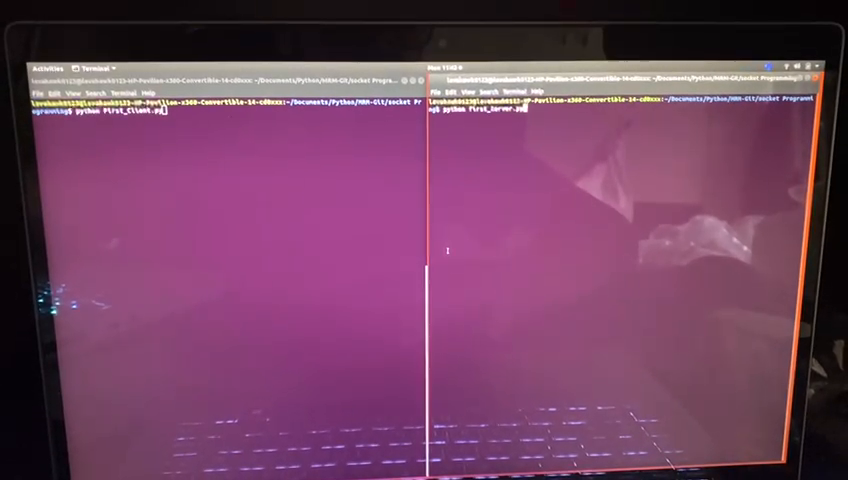
#> input picture frame 54 of Socket_Programming_ROS/Socket Programming.mp4, 848 x 480 px, given in place of the camera
$ python ball_tracker_final_final.py
#> lines starting #> are read from the running program, lines starting #| are printed output that depends on the picture; after the words box and inside, x2 and y2 are one past the last pixel; in counts of white or black regions, pixels touching at a corner belong together
# The following code is written for an orange ball whose image is attached in the github folder.
from collections import deque
from imutils.video import VideoStream
import numpy as np
import argparse
import cv2
import imutils
import time
ap = argparse.ArgumentParser()
ap.add_argument("-b", "--buffer", type=int, default=64,
	help="max buffer size")
args = vars(ap.parse_args())

# [8 lines of commented-out code are left out]
Lower = (0, 164, 80) #-- Orange-mean
Upper = (185, 255, 255) #-- Orange-mean
pts = deque(maxlen=args["buffer"])
vs = VideoStream(src=0).start()
time.sleep(3.0)
while True:
	frame = vs.read()
#> frame is the input picture: shape (480, 848, 3); mean B, G, R 98.7, 66.2, 116.5
	frame = frame[1] if args.get("video", False) else frame
	if frame is None:
		break
	frame = imutils.resize(frame, width=600)
#> frame: shape (339, 600, 3)
	blurred = cv2.GaussianBlur(frame, (11, 11), 0)
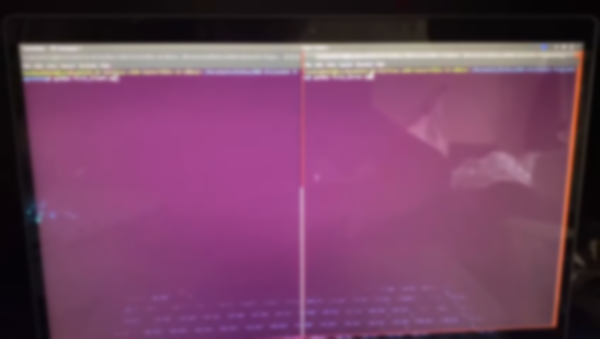
#> blurred: shape (339, 600, 3); mean B, G, R 98.7, 66.3, 116.5
	hsv = cv2.cvtColor(blurred, cv2.COLOR_BGR2HSV)
#> hsv: shape (339, 600, 3); mean H, S, V 139.1, 110.9, 116.8
	mask = cv2.inRange(hsv, Lower, Upper)
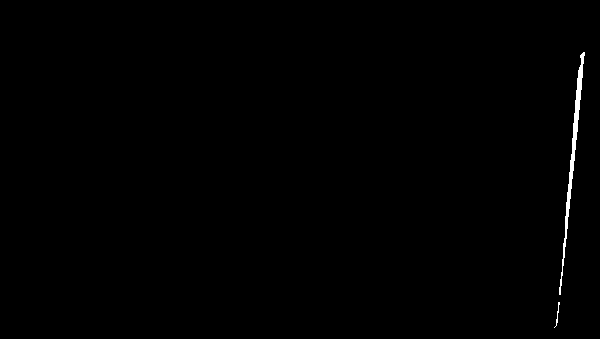
#> mask: shape (339, 600); 0.43% white; 2 white regions, box (x1, y1, x2, y2) and area: (559, 52, 585, 295) 846, (554, 302, 560, 328) 35
	mask = cv2.erode(mask, None, iterations=2)
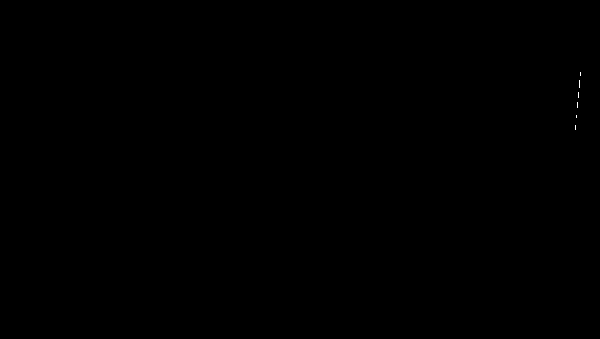
#> mask: shape (339, 600); 0.02% white in thin lines or dots, all inside (x1, y1, x2, y2) = (575, 72, 581, 130)
	mask = cv2.dilate(mask, None, iterations=2)
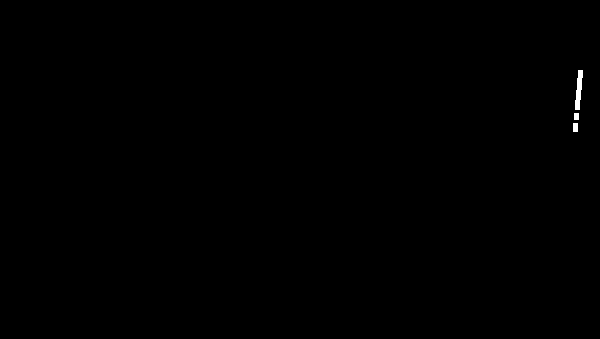
#> mask: shape (339, 600); 0.14% white; 3 white regions
	cnts = cv2.findContours(mask.copy(), cv2.RETR_EXTERNAL,
		cv2.CHAIN_APPROX_SIMPLE)
#> cnts = 3 contours; box (x1, y1, x2, y2) and area: (575, 70, 583, 110) 156, (573, 123, 578, 132) 32, (574, 113, 579, 120) 24
	cnts = imutils.grab_contours(cnts)
	center = None
	if len(cnts) > 0:
		c = max(cnts, key=cv2.contourArea)
#> c = contour of 16 points, box (x1, y1, x2, y2) (575, 70, 583, 110), area 156
		((x, y), radius) = cv2.minEnclosingCircle(c)
#> x = 578.5; y = 89.5; radius = 19.81
		M = cv2.moments(c)
#> M = moments, m00 156, centre m10/m00, m01/m00 = (578.4, 89.5)
		if M["m00"] !=0:
			Cx = int(M["m10"] / M["m00"])
#> Cx = 578
			Cy = int(M["m01"] / M["m00"])
#> Cy = 89
		else:
			Cx,Cy = 0,0
		center = (Cx,Cy)
#> center = (578, 89)
		if radius > 1:
			cv2.circle(frame, (int(x), int(y)), int(radius),
				(0,255,0), 4)
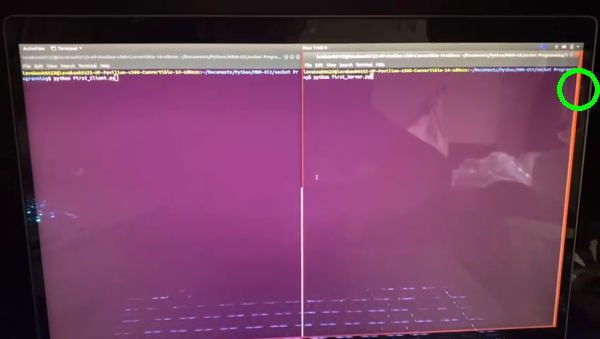
#> frame: shape (339, 600, 3); mean B, G, R 98.6, 66.9, 116.3
			cv2.circle(frame, center, 5, (255,150,100), -1)
#> frame: shape (339, 600, 3); 0.04% of pixels changed, all inside (x1, y1, x2, y2) = (573, 84, 584, 95)
	pts.appendleft(center)
	cv2.imshow("Ball-Tracking", frame)
	key = cv2.waitKey(1) & 0xFF
#> (key q is pressed here)
	if key == ord("q"):
		break
cv2.destroyAllWindows()
